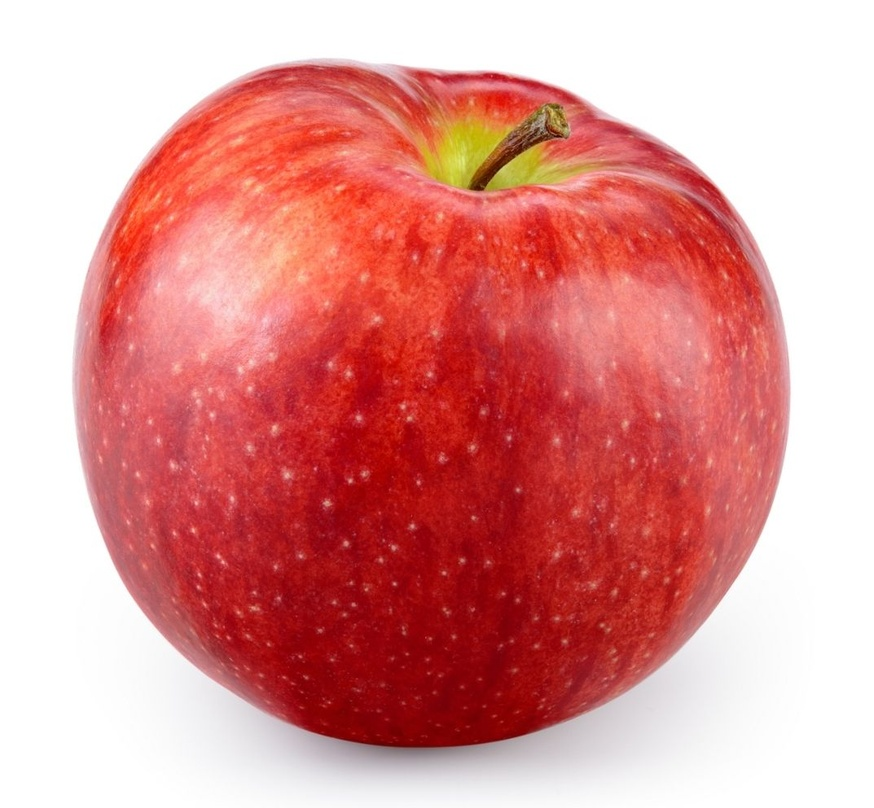
//> input picture task001_苹果魔方识别/苹果/苹果.jpg, 874 x 808 px, shrunk from 1073 x 992 before the run
$ ./apple_detection   (built with g++ and OpenCV 4)
//> lines starting //> are read from the running program, lines starting //| are printed output that depends on the picture; after the words box and inside, x2 and y2 are one past the last pixel; in counts of white or black regions, pixels touching at a corner belong together
#include <opencv2/opencv.hpp>
#include <iostream>

using namespace std;
using namespace cv;

int main ()
{
    Mat src = imread("../苹果.jpg", IMREAD_COLOR);
//> src is the input picture: 808 rows x 874 cols, CV_8UC3; mean B, G, R 147.1, 149.3, 223

    if(src.empty())
    {
        cerr << "无法加载图片" << endl;
        return -1;
    }

    Mat hsv;
    cvtColor(src, hsv, COLOR_BGR2HSV);
//> hsv: 808 rows x 874 cols, CV_8UC3; mean H, S, V 54.2, 101.7, 223.1

    Scalar lower_red1 = Scalar(0, 50, 50);
    Scalar upper_red1 = Scalar(10, 255, 255);
    Scalar lower_red2 = Scalar(160, 50, 50);
    Scalar upper_red2 = Scalar(180, 255, 255);

    Mat mask1, mask2, redMask;

    inRange(hsv, lower_red1, upper_red1, mask1);
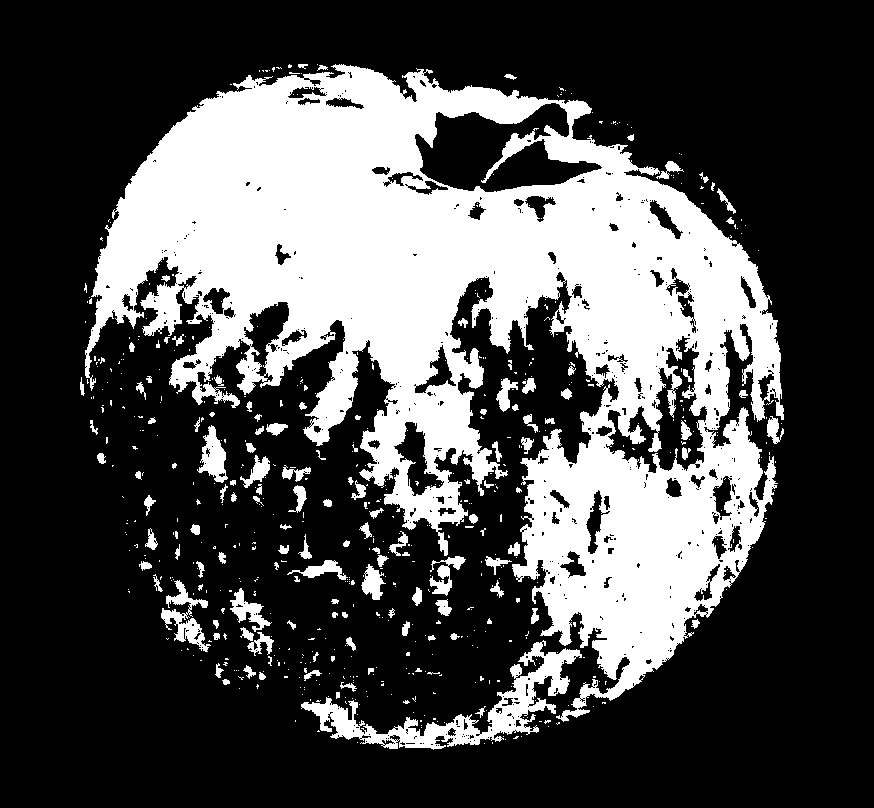
//> mask1: 808 rows x 874 cols, CV_8UC1; 30.4% white; 606 white regions (478 under 20 px), largest, box (x1, y1, x2, y2) and area: (85, 64, 784, 722) 193405, (301, 640, 582, 750) 6903, (161, 580, 211, 652) 1222
    inRange(hsv, lower_red2, upper_red2, mask2);
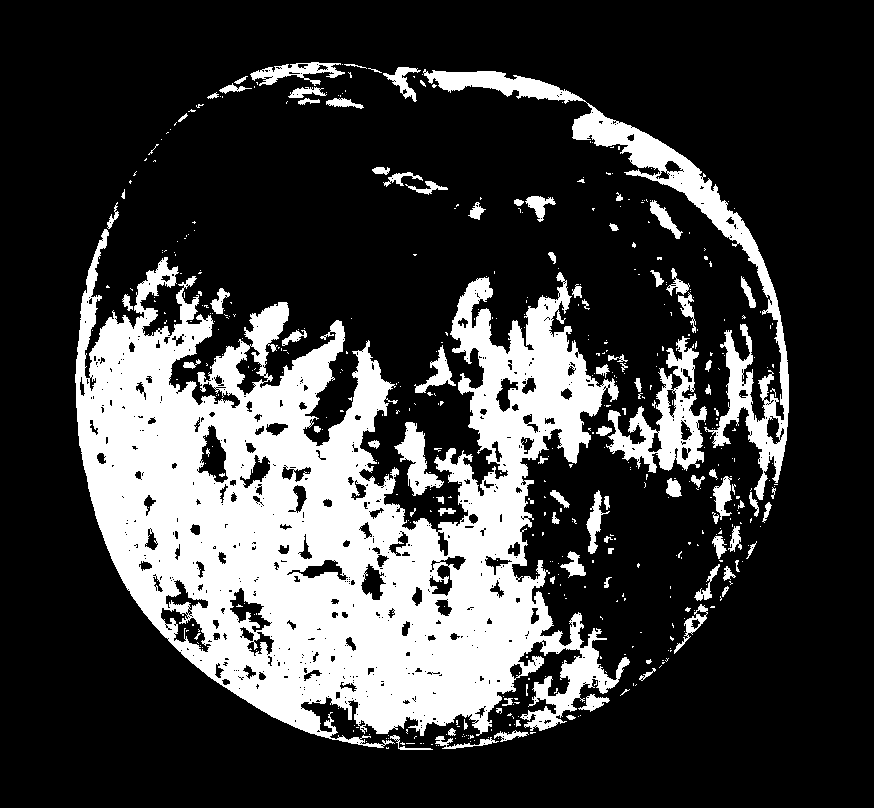
//> mask2: 808 rows x 874 cols, CV_8UC1; 24.1% white; 506 white regions (413 under 20 px), largest, box (x1, y1, x2, y2) and area: (75, 229, 630, 748) 137123, (423, 69, 789, 500) 13493, (606, 336, 707, 473) 5011

    redMask = mask1 | mask2;
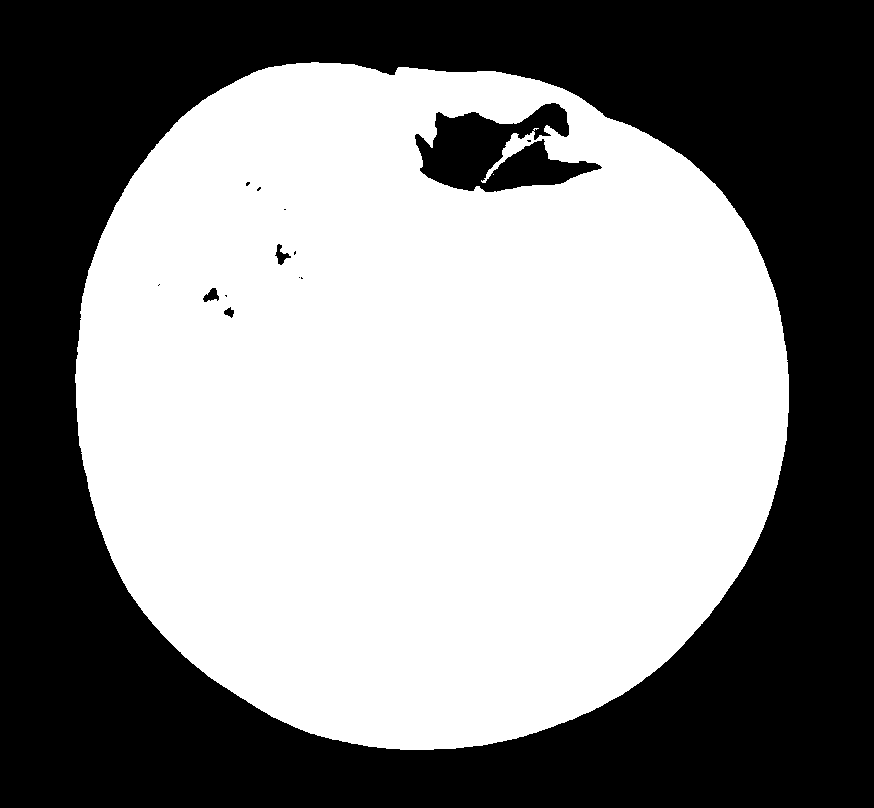
//> redMask: 808 rows x 874 cols, CV_8UC1; 54.5% white; 14 black regions (9 under 20 px), largest, box (x1, y1, x2, y2) and area: (0, 0, 874, 808) 312082, (415, 103, 602, 192) 9171, (275, 244, 291, 265) 140, (203, 288, 219, 302) 131, (224, 307, 234, 318) 64

    Mat kernel = getStructuringElement(MORPH_ELLIPSE, Size(12,12));

    morphologyEx(redMask, redMask, MORPH_CLOSE, kernel);
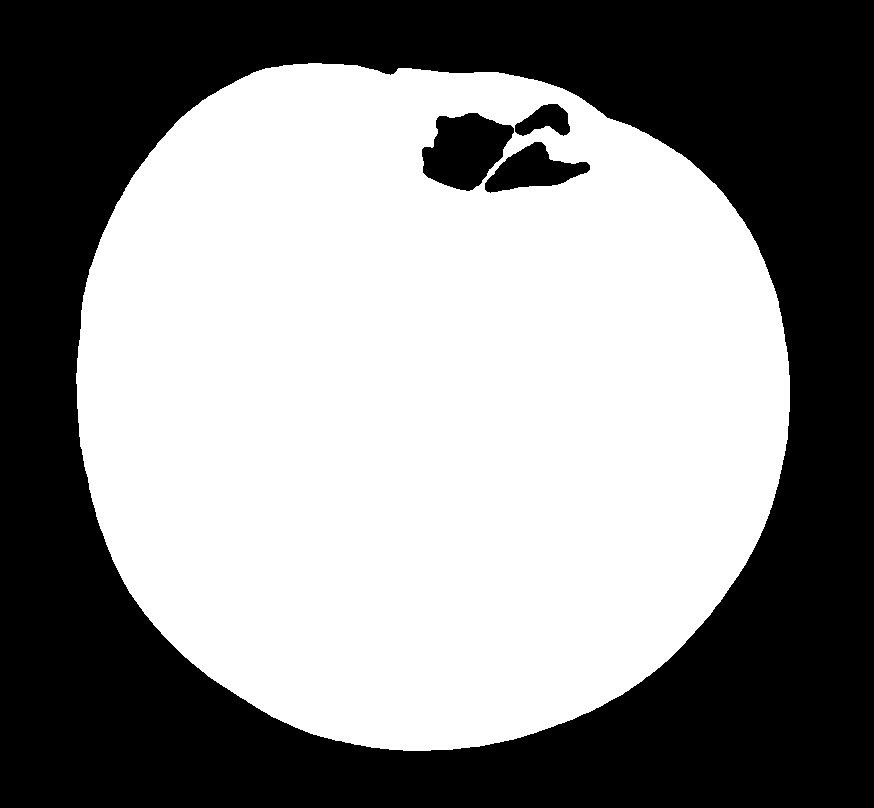
//> redMask: 808 rows x 874 cols, CV_8UC1; 54.6% white; 4 black regions

    vector<vector<Point>> contours;
    findContours(redMask, contours, RETR_LIST, CHAIN_APPROX_SIMPLE);
//> contours = 4 contours; box (x1, y1, x2, y2) and area: (76, 63, 790, 751) 393028, (421, 112, 515, 192) 4964, (484, 141, 591, 194) 2882, (514, 103, 571, 137) 1153

    Mat result = src.clone();

    for (size_t i = 0; i < contours.size(); i++)
    {
        double area = contourArea(contours[i]);
        if(area > 100)
        {
            drawContours(result, contours, i, Scalar(0, 255, 0), 5);
        }
    }
//> this loop made 4 passes
//> area on passes 1 to 4: 2882, 4964.5, 1153, 393027.5
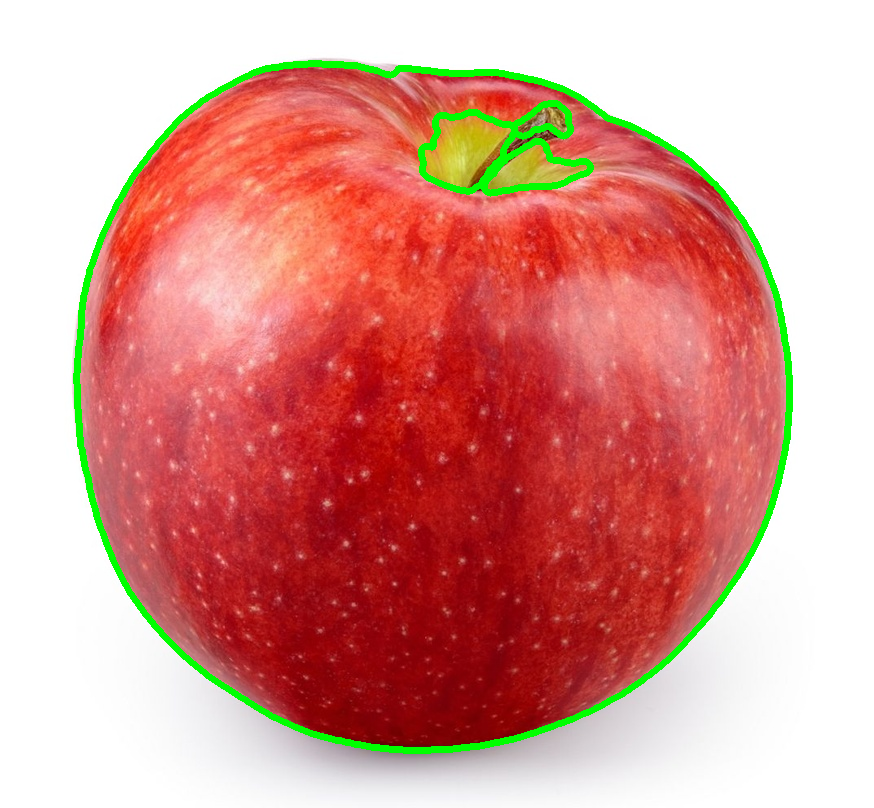
//> result: 808 rows x 874 cols, CV_8UC3; 2.73% of pixels changed, all inside (x1, y1, x2, y2) = (73, 60, 793, 754)

    imshow("apple", src);
    imshow("redMask", redMask);
    imshow("result", result);

    waitKey(0);

    destroyAllWindows();
    return 0;
}
